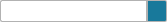
<?xml version="1.0" encoding="UTF-8"?>
<ui version="4.0">
 <class>CheckBoxInComboWidget</class>
 <widget class="QWidget" name="CheckBoxInComboWidget">
  <property name="geometry">
   <rect>
    <x>0</x>
    <y>0</y>
    <width>167</width>
    <height>22</height>
   </rect>
  </property>
  <property name="windowTitle">
   <string>Form</string>
  </property>
  <layout class="QVBoxLayout" name="verticalLayout">
   <property name="spacing">
    <number>0</number>
   </property>
   <property name="leftMargin">
    <number>0</number>
   </property>
   <property name="topMargin">
    <number>0</number>
   </property>
   <property name="rightMargin">
    <number>0</number>
   </property>
   <property name="bottomMargin">
    <number>0</number>
   </property>
   <item>
    <widget class="QComboBox" name="comboBox">
     <property name="minimumSize">
      <size>
       <width>0</width>
       <height>0</height>
      </size>
     </property>
     <property name="font">
      <font>
       <pointsize>11</pointsize>
      </font>
     </property>
     <property name="autoFillBackground">
      <bool>false</bool>
     </property>
     <property name="styleSheet">
      <string notr="true">QComboBox {
    border: 1px solid rgb(178,178,178);
    border-radius: 2px;
	font-style: Arial;
	font-size: 11pt;
	color: #18799b;
	background-color: #ffffff;
}

QComboBox:editable {
    background: #ffffff;
}

QComboBox:!editable, QComboBox::drop-down:editable {
     background: #ffffff;
}

QComboBox:!editable:on, QComboBox::drop-down:editable:on {
    background: qlineargradient(x1: 0, y1: 0, x2: 0, y2: 1,
                                stop: 0 #ffffff, stop: 0.4 #D8D8D8,
                                stop: 0.5 #DDDDDD, stop: 1.0 #E1E1E1);
}
/*QComboBox:on { /* shift the text when the popup opens */
/*    padding-top: 3px;
    padding-left: 6px;
}*/

QComboBox::drop-down:button{
	background-color: #18799b;
}

QComboBox::drop-down {
    subcontrol-origin: padding;
    subcontrol-position: top right;
    width: 18px;

    border-left-width: 2px;
    border-left-color:rgb(178,178,178);
    border-left-style: solid; /* just a single line */
    border-top-right-radius: 1px; /* same radius as the QComboBox */
    border-bottom-right-radius: 1px;
}

QComboBox::down-arrow:on { /* shift the arrow when popup is open */
    top: 1px;
    left: 1px;
}

QComboBox QAbstractItemView {
    selection-background-color: #18799b;
    selection-color: #ffffff;
	color: #18799b;
 	background-color: #ffffff;
    border: 1px solid rgb(178,178,178);
	margin-top: 0px;
    padding-bottom: 0px;
}</string>
     </property>
     <property name="maxCount">
      <number>20</number>
     </property>
     <property name="duplicatesEnabled">
      <bool>false</bool>
     </property>
    </widget>
   </item>
  </layout>
 </widget>
 <resources/>
 <connections/>
</ui>
